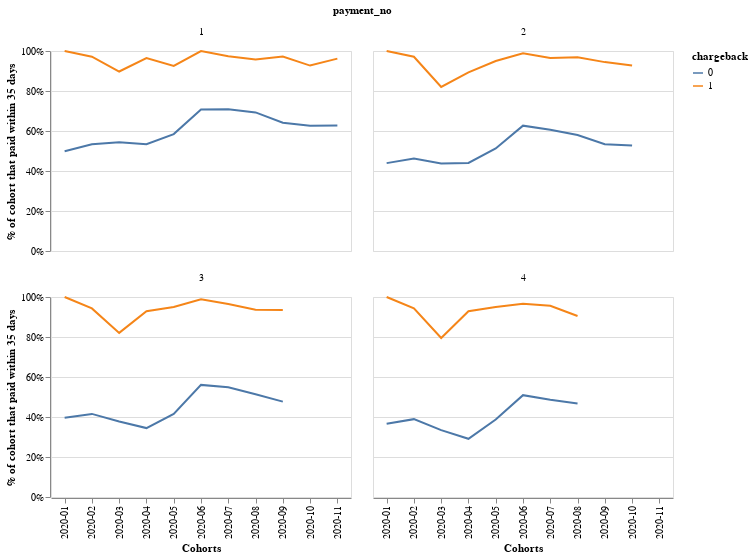

Notebook code for this chart:
### Code cell
df = pd.read_csv("cashbacks.csv", compression="gzip")
charges = pd.read_csv("charges.csv", compression="gzip")

df["chargeback"] = 1
df = df.groupby(["user_id"])["chargeback"].max().reset_index()

charges = charges.merge(df, on=["user_id"], how="left").fillna(0)

charges["cohort"] = charges["cohort"].astype(str).str.slice(stop=7)


charges.loc[charges["days_delay"] >= 35, "paid"] = False

charges = charges.loc[charges["enter_reason"].isin(["SIGNUP", "UPGRADED"]) == True, :]

charges = (
    charges.groupby(["cohort", "payment_no", "chargeback"])["paid"]
    .agg("mean")
    .reset_index()
)

alt.Chart(charges.loc[charges["payment_no"] <= 4, :]).mark_line().encode(
    x=alt.X("cohort:N", axis=alt.Axis(title="Cohorts")),
    y=alt.Y(
        "paid:Q",
        axis=alt.Axis(format="%", title="% of cohort that paid within 35 days"),
    ),
    color="chargeback:N",
).properties(
    width=300, height=200, title="% of cohort (x-axis) that received cashback"
).facet(
    facet="payment_no", columns=2
)

### Figure 1 — Vega-Lite specification as saved in the notebook (floating-point values rounded to 4 significant figures)
{"config": {"view": {"continuousWidth": 400, "continuousHeight": 300}}, "data": {"name": "data-74c003e90d0cc686f0e6be5add83418d"}, "facet": {"type": "quantitative", "field": "payment_no"}, "spec": {"mark": "line", "encoding": {"color": {"type": "nominal", "field": "chargeback"}, "x": {"type": "nominal", "axis": {"title": "Cohorts"}, "field": "cohort"}, "y": {"type": "quantitative", "axis": {"format": "%", "title": "% of cohort that paid within 35 days"}, "field": "paid"}}, "height": 200, "title": "% of cohort (x-axis) that received cashback", "width": 300}, "columns": 2, "$schema": "https://vega.github.io/schema/vega-lite/v4.8.1.json", "datasets": {"data-74c003e90d0cc686f0e6be5add83418d": [{"cohort": "2020-01", "payment_no": 1, "chargeback": 0.0, "paid": 0.4983}, {"cohort": "2020-01", "payment_no": 1, "chargeback": 1.0, "paid": 1.0}, {"cohort": "2020-01", "payment_no": 2, "chargeback": 0.0, "paid": 0.4394}, {"cohort": "2020-01", "payment_no": 2, "chargeback": 1.0, "paid": 1.0}, {"cohort": "2020-01", "payment_no": 3, "chargeback": 0.0, "paid": 0.3964}, {"cohort": "2020-01", "payment_no": 3, "chargeback": 1.0, "paid": 1.0}, {"cohort": "2020-01", "payment_no": 4, "chargeback": 0.0, "paid": 0.3658}, {"cohort": "2020-01", "payment_no": 4, "chargeback": 1.0, "paid": 1.0}, {"cohort": "2020-02", "payment_no": 1, "chargeback": 0.0, "paid": 0.5334}, {"cohort": "2020-02", "payment_no": 1, "chargeback": 1.0, "paid": 0.9714}, {"cohort": "2020-02", "payment_no": 2, "chargeback": 0.0, "paid": 0.4626}, {"cohort": "2020-02", "payment_no": 2, "chargeback": 1.0, "paid": 0.9714}, {"cohort": "2020-02", "payment_no": 3, "chargeback": 0.0, "paid": 0.4155}, {"cohort": "2020-02", "payment_no": 3, "chargeback": 1.0, "paid": 0.9429}, {"cohort": "2020-02", "payment_no": 4, "chargeback": 0.0, "paid": 0.3893}, {"cohort": "2020-02", "payment_no": 4, "chargeback": 1.0, "paid": 0.9429}, {"cohort": "2020-03", "payment_no": 1, "chargeback": 0.0, "paid": 0.5443}, {"cohort": "2020-03", "payment_no": 1, "chargeback": 1.0, "paid": 0.8974}, {"cohort": "2020-03", "payment_no": 2, "chargeback": 0.0, "paid": 0.438}, {"cohort": "2020-03", "payment_no": 2, "chargeback": 1.0, "paid": 0.8205}, {"cohort": "2020-03", "payment_no": 3, "chargeback": 0.0, "paid": 0.3778}, {"cohort": "2020-03", "payment_no": 3, "chargeback": 1.0, "paid": 0.8205}, {"cohort": "2020-03", "payment_no": 4, "chargeback": 0.0, "paid": 0.3341}, {"cohort": "2020-03", "payment_no": 4, "chargeback": 1.0, "paid": 0.7949}, {"cohort": "2020-04", "payment_no": 1, "chargeback": 0.0, "paid": 0.5336}, {"cohort": "2020-04", "payment_no": 1, "chargeback": 1.0, "paid": 0.9643}, {"cohort": "2020-04", "payment_no": 2, "chargeback": 0.0, "paid": 0.4403}, {"cohort": "2020-04", "payment_no": 2, "chargeback": 1.0, "paid": 0.8929}, {"cohort": "2020-04", "payment_no": 3, "chargeback": 0.0, "paid": 0.3445}, {"cohort": "2020-04", "payment_no": 3, "chargeback": 1.0, "paid": 0.9286}, {"cohort": "2020-04", "payment_no": 4, "chargeback": 0.0, "paid": 0.291}, {"cohort": "2020-04", "payment_no": 4, "chargeback": 1.0, "paid": 0.9286}, {"cohort": "2020-05", "payment_no": 1, "chargeback": 0.0, "paid": 0.5847}, {"cohort": "2020-05", "payment_no": 1, "chargeback": 1.0, "paid": 0.925}, {"cohort": "2020-05", "payment_no": 2, "chargeback": 0.0, "paid": 0.5125}, {"cohort": "2020-05", "payment_no": 2, "chargeback": 1.0, "paid": 0.95}, {"cohort": "2020-05", "payment_no": 3, "chargeback": 0.0, "paid": 0.4153}, {"cohort": "2020-05", "payment_no": 3, "chargeback": 1.0, "paid": 0.95}, {"cohort": "2020-05", "payment_no": 4, "chargeback": 0.0, "paid": 0.3873}, {"cohort": "2020-05", "payment_no": 4, "chargeback": 1.0, "paid": 0.95}, {"cohort": "2020-06", "payment_no": 1, "chargeback": 0.0, "paid": 0.7078}, {"cohort": "2020-06", "payment_no": 1, "chargeback": 1.0, "paid": 1.0}, {"cohort": "2020-06", "payment_no": 2, "chargeback": 0.0, "paid": 0.6267}, {"cohort": "2020-06", "payment_no": 2, "chargeback": 1.0, "paid": 0.9889}, {"cohort": "2020-06", "payment_no": 3, "chargeback": 0.0, "paid": 0.5605}, {"cohort": "2020-06", "payment_no": 3, "chargeback": 1.0, "paid": 0.9889}, {"cohort": "2020-06", "payment_no": 4, "chargeback": 0.0, "paid": 0.5091}, {"cohort": "2020-06", "payment_no": 4, "chargeback": 1.0, "paid": 0.9667}, {"cohort": "2020-07", "payment_no": 1, "chargeback": 0.0, "paid": 0.7087}, {"cohort": "2020-07", "payment_no": 1, "chargeback": 1.0, "paid": 0.9735}, {"cohort": "2020-07", "payment_no": 2, "chargeback": 0.0, "paid": 0.6064}, {"cohort": "2020-07", "payment_no": 2, "chargeback": 1.0, "paid": 0.9646}, {"cohort": "2020-07", "payment_no": 3, "chargeback": 0.0, "paid": 0.5486}, {"cohort": "2020-07", "payment_no": 3, "chargeback": 1.0, "paid": 0.9646}, {"cohort": "2020-07", "payment_no": 4, "chargeback": 0.0, "paid": 0.4866}, {"cohort": "2020-07", "payment_no": 4, "chargeback": 1.0, "paid": 0.9558}, {"cohort": "2020-08", "payment_no": 1, "chargeback": 0.0, "paid": 0.6928}, {"cohort": "2020-08", "payment_no": 1, "chargeback": 1.0, "paid": 0.9579}, {"cohort": "2020-08", "payment_no": 2, "chargeback": 0.0, "paid": 0.5797}, {"cohort": "2020-08", "payment_no": 2, "chargeback": 1.0, "paid": 0.9684}, {"cohort": "2020-08", "payment_no": 3, "chargeback": 0.0, "paid": 0.5141}, {"cohort": "2020-08", "payment_no": 3, "chargeback": 1.0, "paid": 0.9368}, {"cohort": "2020-08", "payment_no": 4, "chargeback": 0.0, "paid": 0.4679}, {"cohort": "2020-08", "payment_no": 4, "chargeback": 1.0, "paid": 0.9053}, {"cohort": "2020-09", "payment_no": 1, "chargeback": 0.0, "paid": 0.6412}, {"cohort": "2020-09", "payment_no": 1, "chargeback": 1.0, "paid": 0.9722}, {"cohort": "2020-09", "payment_no": 2, "chargeback": 0.0, "paid": 0.5334}, {"cohort": "2020-09", "payment_no": 2, "chargeback": 1.0, "paid": 0.9444}, {"cohort": "2020-09", "payment_no": 3, "chargeback": 0.0, "paid": 0.4768}, {"cohort": "2020-09", "payment_no": 3, "chargeback": 1.0, "paid": 0.9352}, {"cohort": "2020-10", "payment_no": 1, "chargeback": 0.0, "paid": 0.6267}, {"cohort": "2020-10", "payment_no": 1, "chargeback": 1.0, "paid": 0.9271}, {"cohort": "2020-10", "payment_no": 2, "chargeback": 0.0, "paid": 0.5275}, {"cohort": "2020-10", "payment_no": 2, "chargeback": 1.0, "paid": 0.9271}, {"cohort": "2020-11", "payment_no": 1, "chargeback": 0.0, "paid": 0.627}, {"cohort": "2020-11", "payment_no": 1, "chargeback": 1.0, "paid": 0.962}]}}
